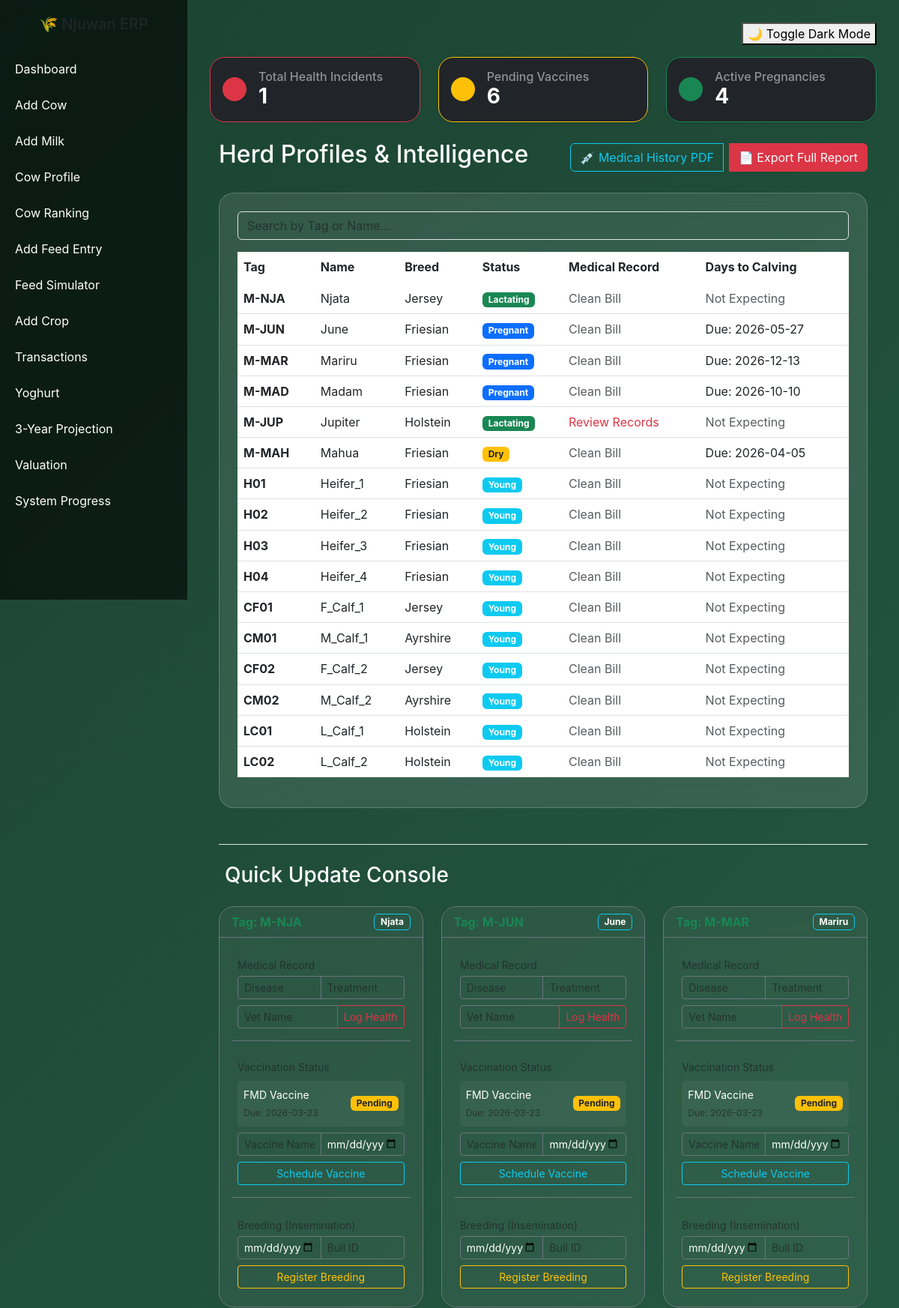
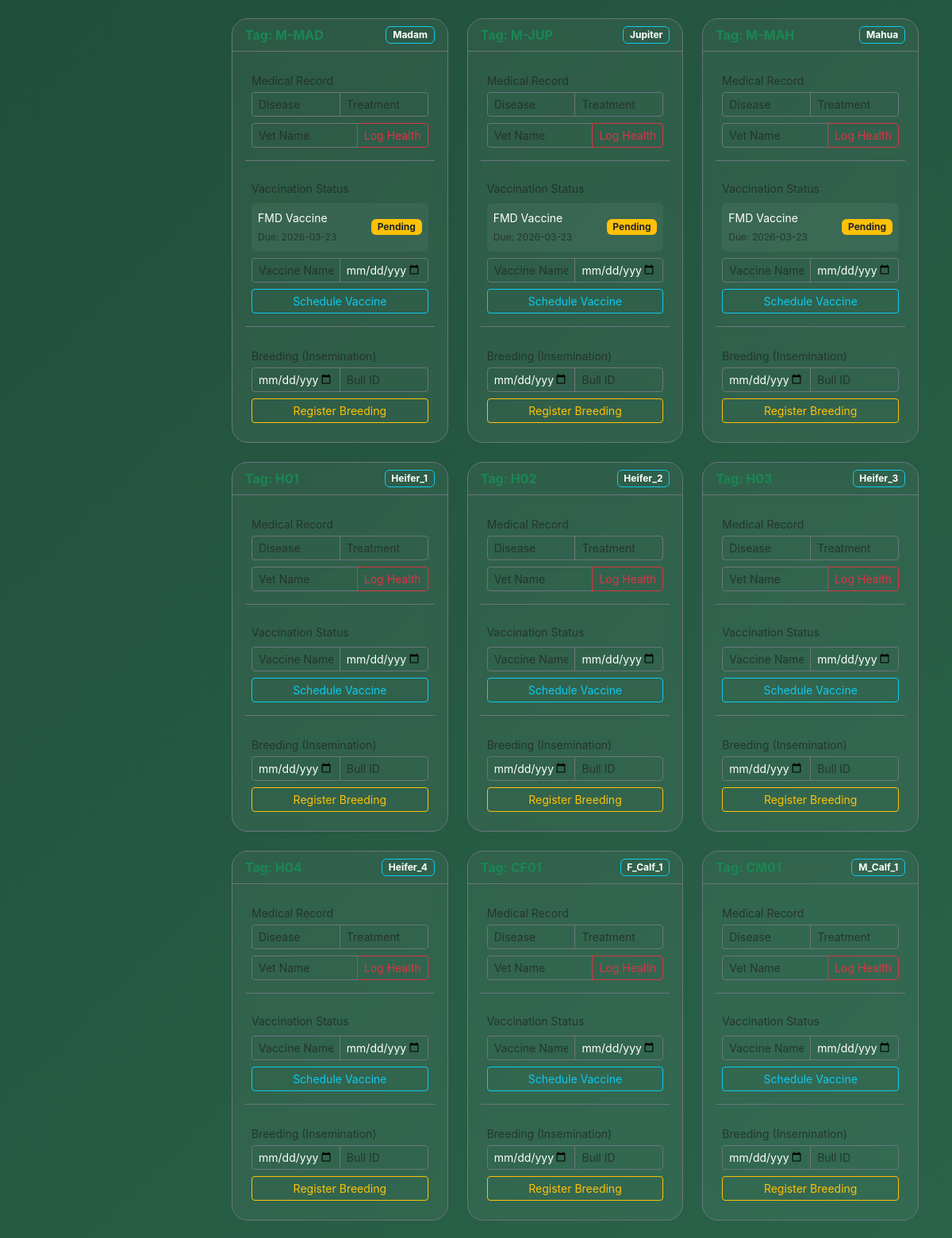
The page /cow_profile (upper part) on the database its author committed (2 pictures, top to bottom).
### models.py (models this page shows, shortened)
class Cow(db.Model):
    __tablename__ = "cows"
    id = db.Column(db.Integer, primary_key=True)
    tag_number = db.Column(db.String(50), unique=True)
    name = db.Column(db.String(100))  # New Name Column
    breed = db.Column(db.String(50))
    birth_date = db.Column(db.Date)
    age = db.Column(db.Integer)
    farm_id = db.Column(db.Integer, db.ForeignKey("farms.id"))
    weight_kg = db.Column(db.Float) # Useful for health monitoring
    _status = db.Column("status", db.String(50), default="Lactating")
    @property
    def status(self):
        if self.name and "Calf" in self.name:
            return "Young"
        latest = Breeding.query.filter_by(cow_id=self.id).order_by(Breeding.id.desc()).first()
        if latest and latest.expected_calving:
            from datetime import datetime
            today = datetime.now().date()
            days_to_calving = (latest.expected_calving - today).days
            if 0 < days_to_calving <= 60:
                return "Dry"
            elif days_to_calving > 60:
                return "Pregnant"
        return self._status or "Lactating"
    @status.setter
    def status(self, value):
        self._status = value
    feed_records = db.relationship("Feed", backref="cow", lazy=True)
    milk_records = db.relationship("MilkProduction", backref="cow", lazy='dynamic')
    health_records = db.relationship('HealthRecord', backref='cow', lazy=True)
    vaccinations = db.relationship('Vaccination', backref='cow', lazy=True)
    breeding_records = db.relationship('Breeding', backref='cow', lazy=True)

class Breeding(db.Model):
    id = db.Column(db.Integer, primary_key=True)
    cow_id = db.Column(db.Integer, db.ForeignKey('cows.id'))
    insemination_date = db.Column(db.Date)
    bull = db.Column(db.String(50))
    pregnancy_status = db.Column(db.String(20), default="Unknown")
    expected_calving = db.Column(db.Date) # Calculated via your app.py logic

class Vaccination(db.Model):
    id = db.Column(db.Integer, primary_key=True)
    cow_id = db.Column(db.Integer, db.ForeignKey('cows.id'))
    vaccine = db.Column(db.String(100))
    due_date = db.Column(db.Date)
    administered_by = db.Column(db.String(100))
    next_due_date = db.Column(db.Date)
    status = db.Column(db.String(20), default="Pending") # Matches your HTML badges

### app.py (the view)
@app.route('/cow_profile', strict_slashes=False)
def cow_profile_list():
    cows = Cow.query.all()
    total_incidents = HealthRecord.query.count()
    pending_vaccines = Vaccination.query.filter_by(status="Pending").count()
    upcoming_calvings = Breeding.query.filter(
        Breeding.expected_calving >= date.today()
    ).count()
    return render_template(
        'cow_profile.html',
        cows=cows,
        total_incidents=total_incidents,
        pending_vaccines=pending_vaccines,
        upcoming_calvings=upcoming_calvings,
        date=date
    )

### templates/cow_profile.html (shortened to what this page needs)
{% extends "base.html" %}
{% block content %}
<div class="row mb-4">
    <div class="col-md-4">
        <div class="card bg-dark border-danger p-3 shadow-sm">
            <div class="d-flex align-items-center">
                <div class="rounded-circle bg-danger p-3 me-3">
                </div>
                <div>
                    <h6 class="mb-0 text-white-50">Total Health Incidents</h6>
                    <h3 class="mb-0 text-white fw-bold">{{ total_incidents }}</h3>
                </div>
            </div>
        </div>
    </div>
    <div class="col-md-4">
        <div class="card bg-dark border-warning p-3 shadow-sm">
            <div class="d-flex align-items-center">
                <div class="rounded-circle bg-warning p-3 me-3">
                </div>
                <div>
                    <h6 class="mb-0 text-white-50">Pending Vaccines</h6>
                    <h3 class="mb-0 text-white fw-bold">{{ pending_vaccines }}</h3>
                </div>
            </div>
        </div>
    </div>
    <div class="col-md-4">
        <div class="card bg-dark border-success p-3 shadow-sm">
            <div class="d-flex align-items-center">
                <div class="rounded-circle bg-success p-3 me-3">
                </div>
                <div>
                    <h6 class="mb-0 text-white-50 text-truncate">Active Pregnancies</h6>
                    <h3 class="mb-0 text-white fw-bold">{{ upcoming_calvings }}</h3>
                </div>
            </div>
        </div>
    </div>
</div>
<div class="container fade-in">
    <div class="d-flex justify-content-between align-items-center mb-4">
        <h2 class="text-white">Herd Profiles & Intelligence</h2>
        <div class="btn-group">
            <button onclick="generateMedicalPDF()" class="btn btn-outline-info me-2">💉 Medical History PDF</button>
            <button onclick="generatePDF()" class="btn btn-danger">📄 Export Full Report</button>
        </div>
    </div>
    <div class="card p-4 mb-5">
        <div class="mb-3">
            <input type="text" id="cowSearch" class="form-control bg-transparent text-white"
                   placeholder="Search by Tag or Name..." onkeyup="filterTable()">
        </div>
        <div class="table-responsive">
            <table class="table table-hover text-white" id="cowTable">
                <thead>
                    <tr style="border-bottom: 2px solid rgba(255,255,255,0.1);">
                        <th>Tag</th>
                        <th>Name</th>
                        <th>Breed</th>
                        <th>Status</th>
                        <th>Medical Record</th>
                        <th>Days to Calving</th>
                    </tr>
                </thead>
                <tbody>
                    {% for cow in cows %}
                    <tr>
                        <td><strong>{{ cow.tag_number }}</strong></td>
                        <td>{{ cow.name }}</td>
                        <td>{{ cow.breed }}</td>
                        <td>
                            <span class="badge
                            {% if cow.status == 'Dry' %}bg-warning text-dark
                            {% elif cow.status == 'Pregnant' %}bg-primary
                            {% elif cow.status == 'Lactating' %}bg-success
                            {% elif cow.status == 'Young' %}bg-info
                            {% else %}bg-secondary{% endif %}">
                            {{ cow.status }}
                        </span>
                    </td>
                    <td>
                        {% if cow.health_records %}
                            <span class="text-danger"> Review Records</span>
                        {% else %}
                            <span class="text-muted">Clean Bill</span>
                        {% endif %}
                    </td>
                    <td>
                        {% set latest_breeding = cow.breeding_records|last %}
                        {% if latest_breeding and latest_breeding.expected_calving %}
                            Due: {{ latest_breeding.expected_calving.strftime('%Y-%m-%d') }}
                        {% else %}
                            <span class="text-muted">Not Expecting</span>
                        {% endif %}
                    </td>
                </tr>
                {% endfor %}
            </tbody>
            </table>
        </div>
    </div>
    <div class="mt-5 border-top pt-4">
        <h3 class="text-white mb-4">Quick Update Console</h3>
        <div class="row">
            {% for cow in cows %}
            <div class="col-xl-4 col-md-6 mb-4">
                <div class="card bg-dark text-white border-secondary h-100" style="background: rgba(255, 255, 255, 0.05) !important; backdrop-filter: blur(10px);">
                    <div class="card-header border-secondary d-flex justify-content-between align-items-center">
                        <span class="fw-bold text-success">Tag: {{ cow.tag_number }}</span>
                        <span class="badge bg-outline-info border border-info">{{ cow.name }}</span>
                    </div>
                    <div class="card-body">
                        <form action="{{ url_for('add_health', cow_id=cow.id) }}" method="POST" class="mb-3 p-2 border-bottom border-secondary pb-3">
                            <label class="small text-muted mb-1">Medical Record</label>
                            <div class="input-group input-group-sm mb-2">
                                <input type="text" name="disease" class="form-control bg-transparent text-white border-secondary" placeholder="Disease" required>
                                <input type="text" name="treatment" class="form-control bg-transparent text-white border-secondary" placeholder="Treatment">
                            </div>
                            <div class="input-group input-group-sm">
                                <input type="text" name="vet_name" class="form-control bg-transparent text-white border-secondary" placeholder="Vet Name">
                                <button class="btn btn-outline-danger" type="submit">Log Health</button>
                            </div>
                        </form>
                        <div class="mb-3 p-2 border-bottom border-secondary pb-3">
                            <label class="small text-muted mb-2 d-block">Vaccination Status</label>
                            <div class="mb-2">
                                {% for vac in cow.vaccinations %}
                                <div class="d-flex justify-content-between align-items-center mb-1 p-2 rounded" style="background: rgba(255,255,255,0.05);">
                                    <div>
                                        <small class="text-white d-block">{{ vac.vaccine }}</small>
                                        <small class="text-muted" style="font-size: 0.75rem;">Due: {{ vac.due_date }}</small>
                                    </div>
                                    <a href="{{ url_for('toggle_vaccination', vac_id=vac.id) }}"
                                       class="badge {% if vac.status == 'Completed' %}bg-success{% else %}bg-warning text-dark{% endif %} text-decoration-none">
                                        {{ vac.status }}
                                    </a>
                                </div>
                                {% endfor %}
                            </div>
                            <form action="{{ url_for('add_vaccination', cow_id=cow.id) }}" method="POST">
                                <div class="input-group input-group-sm mb-2">
                                    <input type="text" name="vaccine" class="form-control bg-transparent text-white border-secondary" placeholder="Vaccine Name" required>
                                    <input type="date" name="due_date" class="form-control bg-transparent text-white border-secondary" required>
                                </div>
                                <button class="btn btn-sm btn-outline-info w-100" type="submit">Schedule Vaccine</button>
                            </form>
                        </div>
                        <form action="{{ url_for('add_breeding', cow_id=cow.id) }}" method="POST" class="p-2">
                            <label class="small text-muted mb-1">Breeding (Insemination)</label>
                            <div class="input-group input-group-sm mb-2">
                                <input type="date" name="insemination_date" class="form-control bg-transparent text-white border-secondary" required>
                                <input type="text" name="bull" class="form-control bg-transparent text-white border-secondary" placeholder="Bull ID">
                            </div>
                            <button class="btn btn-sm btn-outline-warning w-100" type="submit">Register Breeding</button>
                        </form>
                    </div>
                </div>
            </div>
            {% endfor %}
        </div>
    </div>
</div>
{% endblock %}

### templates/base.html (style rules this page uses)
body { margin: 0; font-family: 'Inter', sans-serif; background: linear-gradient(135deg, #1b4332, #2d6a4f); overflow-x: hidden; }
.card { background: rgba(255,255,255,0.1); border-radius: 20px; backdrop-filter: blur(15px); color: white; border: 1px solid rgba(255,255,255,0.2); transition: 0.3s ease; }
.fade-in { animation: fadeIn 0.6s ease; }

### rows shown on the page
Cow: tag_number "M-NJA", name "Njata", breed "Jersey", status "Lactating", shows "Clean Bill", shows "Not Expecting"
Cow: tag_number "M-JUN", name "June", breed "Friesian", status "Pregnant", shows "Clean Bill"
Breeding: expected_calving "2026-05-27"
Cow: tag_number "M-MAR", name "Mariru", breed "Friesian", status "Pregnant", shows "Clean Bill"
Breeding: expected_calving "2026-12-13"
Cow: tag_number "M-MAD", name "Madam", breed "Friesian", status "Pregnant", shows "Clean Bill"
Breeding: expected_calving "2026-10-10"
Cow: tag_number "M-JUP", name "Jupiter", breed "Holstein", status "Lactating", shows "Review Records", shows "Not Expecting"
Cow: tag_number "M-MAH", name "Mahua", breed "Friesian", status "Dry", shows "Clean Bill"
Breeding: expected_calving "2026-04-05"
Cow: tag_number "H01", name "Heifer_1", breed "Friesian", status "Young", shows "Clean Bill", shows "Not Expecting"
Cow: tag_number "H02", name "Heifer_2", breed "Friesian", status "Young", shows "Clean Bill", shows "Not Expecting"
Cow: tag_number "H03", name "Heifer_3", breed "Friesian", status "Young", shows "Clean Bill", shows "Not Expecting"
Cow: tag_number "H04", name "Heifer_4", breed "Friesian", status "Young", shows "Clean Bill", shows "Not Expecting"
Cow: tag_number "CF01", name "F_Calf_1", breed "Jersey", status "Young", shows "Clean Bill", shows "Not Expecting"
Cow: tag_number "CM01", name "M_Calf_1", breed "Ayrshire", status "Young", shows "Clean Bill", shows "Not Expecting"
Cow: tag_number "CF02", name "F_Calf_2", breed "Jersey", status "Young", shows "Clean Bill", shows "Not Expecting"
Cow: tag_number "CM02", name "M_Calf_2", breed "Ayrshire", status "Young", shows "Clean Bill", shows "Not Expecting"
Cow: tag_number "LC01", name "L_Calf_1", breed "Holstein", status "Young", shows "Clean Bill", shows "Not Expecting"
Cow: tag_number "LC02", name "L_Calf_2", breed "Holstein", status "Young", shows "Clean Bill", shows "Not Expecting"
Vaccination: vaccine "FMD Vaccine", due_date "2026-03-23", status "Pending"
Vaccination: vaccine "FMD Vaccine", due_date "2026-03-23", status "Pending"
Vaccination: vaccine "FMD Vaccine", due_date "2026-03-23", status "Pending"
Vaccination: vaccine "FMD Vaccine", due_date "2026-03-23", status "Pending"
Vaccination: vaccine "FMD Vaccine", due_date "2026-03-23", status "Pending"
Vaccination: vaccine "FMD Vaccine", due_date "2026-03-23", status "Pending"

### other values the page prints
{{ total_incidents }} "1"
{{ pending_vaccines }} "6"
{{ upcoming_calvings }} "4"
